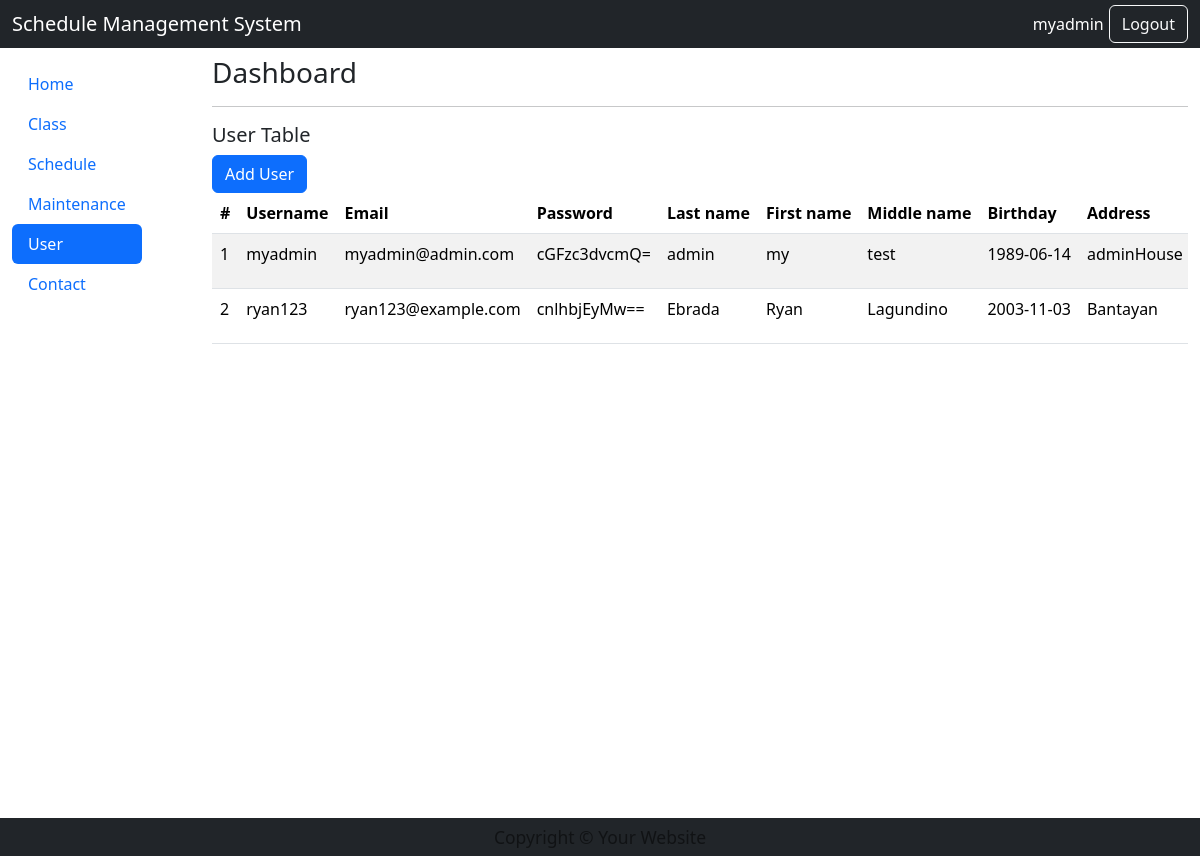
The app's page /Website/user.php (signed in), older data.
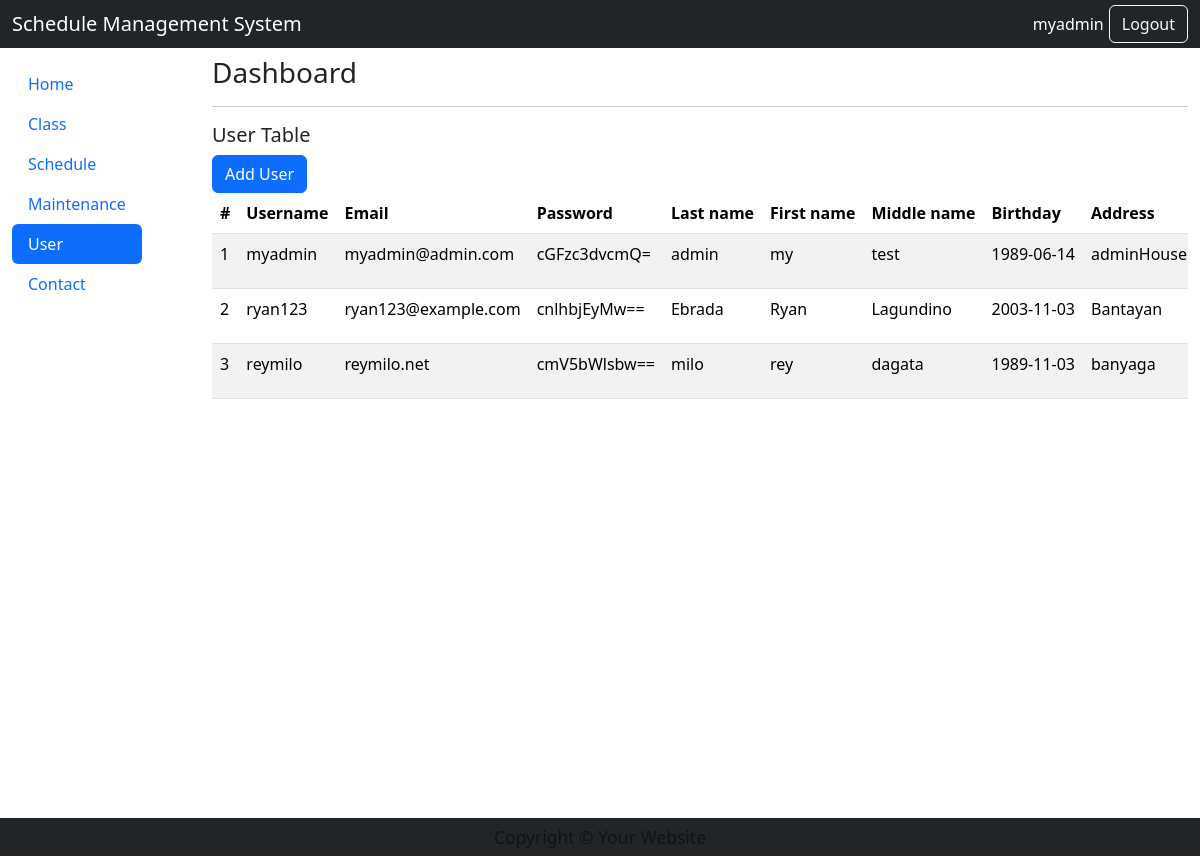
The same page, newer data.
### tables this page shows
CREATE TABLE `users` (
  `id` bigint(20) NOT NULL,
  `username` varchar(255) NOT NULL,
  `email` varchar(255) NOT NULL,
  `password` text NOT NULL,
  `lastname` varchar(255) NOT NULL,
  `firstname` varchar(255) NOT NULL,
  `middlename` varchar(255) NOT NULL,
  `birthday` text NOT NULL,
  `address` text NOT NULL,
  `mobile` text NOT NULL,
  `lastlogin` bigint(20) NOT NULL,
  `datecreated` bigint(20) NOT NULL
);

### Website/user.php (the view, shortened to what this page needs)
<!DOCTYPE html>
<html lang="en">
<head>
    <link rel="stylesheet" href="css/home.css">
    <link rel="stylesheet" href="https://cdn.jsdelivr.net/npm/bootstrap-icons@1.11.3/font/bootstrap-icons.min.css">
    <link href="https://cdn.jsdelivr.net/npm/bootstrap@5.3.3/dist/css/bootstrap.min.css" rel="stylesheet">
    <link rel="stylesheet" href="https://cdn.datatables.net/2.1.8/css/dataTables.dataTables.css" />
</head>
<body>
    <div class="fixed-top">
        <nav class="navbar navbar-expand-lg bg-dark navbar-dark py-1">
            <div class="container-fluid">
            <a class="navbar-brand" href="#">Schedule Management System</a>
                <?php if (isset($_SESSION['use'])): ?>
                    <div class="d-flex align-items-center">
                        <p class="mb-0 mr-3 text-white "style="padding: 0 5px;"><?php echo $_SESSION['use']; ?></p>
                        <a href="logout.php" class="btn btn-outline-light">Logout</a>
                    </div>
                <?php else: ?>
                    <a href="login.php" class="btn btn-outline-light">Login</a>
                <?php endif; ?>
            </div>
        </nav>
    </div>
    <div class="container-fluid content-padding">
        <div class="row flex-nowrap">
            <div class="col-auto col-md-3 col-xl-2 px-sm-2 px-0 bg-white Sidebar">
                <div class="d-flex flex-column align-items-center align-items-sm-start pt-2 min-vh-100 ">
                    <ul class="nav nav-pills flex-column ms-1">
                    <li class="nav-item"><a class="nav-link" href="home.php">Home</a></li>
                        <li class="nav-item"><a class="nav-link" href="class.php">Class</a></li>
                        <li class="nav-item"><a class="nav-link" href="schedule.php">Schedule</a></li>
                        <li class="nav-item"><a class="nav-link" href="maintenance.php">Maintenance</a></li>
                        <li class="nav-item"><a class="nav-link active" href="user.php">User</a></li>
                        <li class="nav-item"><a class="nav-link" href="contact.php">Contact</a></li>
                    </ul>
                </div>
            </div>
            <div class="col-lg-10">
                <div class="row">
                    <div class="col-12">
                        <h3>Dashboard</h3>
                        <hr>
                        <h5>User Table</h5>
                        <div class="table-responsive">
                            <button type="button" class="btn btn-primary" data-bs-toggle="modal" data-bs-target="#addUserModal">Add User</button>
                            <table class="table table-striped" id="testtable" >
                                <thead class="thead-dark">
                                    <tr>
                                        <th>#</th>
                                        <th>Username</th>
                                        <th>Email</th>
                                        <th>Password</th>
                                        <th>Last name</th>
                                        <th>First name</th>
                                        <th>Middle name</th>
                                        <th>Birthday</th>
                                        <th>Address</th>
                                    </tr>
                                </thead>
                                <tbody>
                                    <?php
                                    include('config.php');
                                    $sql = "SELECT id, username, email, password, lastname, firstname, middlename, birthday, address, mobile, lastlogin, datecreated FROM users";
                                    $result = $conn->query($sql);
                                    if ($result && $result->num_rows > 0) {
                                        while ($row = mysqli_fetch_assoc($result)) {
                                            echo "<tr>
                                                    <td>{$row['id']}</td>
                                                    <td>{$row['username']}</td>
                                                    <td>{$row['email']}</td>
                                                    <td>{$row['password']}</td>
                                                    <td>{$row['lastname']}</td>
                                                    <td>{$row['firstname']}</td>
                                                    <td>{$row['middlename']}</td>
                                                    <td>{$row['birthday']}</td>
                                                    <td>{$row['address']}</td>
                                                    <td>{$row['mobile']}</td>
                                                    <td>{$row['lastlogin']}</td>
                                                    <td>
                                                        <form method='POST' action=''>
                                                            <input type='hidden' name='id' value='{$row['id']}'>
                                                            <button type='submit' name='remove' class='btn btn-danger'>Remove</button>
                                                            <a href='edit.php?id={$row['id']}' class='btn btn-primary'>Edit</a>
                                                        </form>
                                                    </td>
                                                </tr>";
                                        }
                                    } else {
                                        echo "<tr><td colspan='12' class='text-center'>No records found</td></tr>";
                                    }
                                    ?>
                                </tbody>
                            </table>
                        </div>
                    </div>
                </div>
            </div>
        </div>
    </div>
    <footer class="footer fixed-bottom flex-shrink-0 py-1 bg-dark text-white-50">
        <div class="container text-center">
            <span class="lead text-black-50">
                <small>Copyright &copy; Your Website</small>
            </span>
        </div>
    </footer>
</body>
</html>

### Website/css/home.css (style rules this page uses)
.Sidebar { margin-top: 1em; background-color: #ffd000; }
body { background-color: #a57878; }
.content-padding { margin-top: 56px; }
table { display: block; overflow-x: auto; white-space: nowrap; }

Row changes from the older to the newer data that the page shows:
added users: id "3", username "reymilo", email "reymilo.net", password "cmV5bWlsbw==", lastname "milo", firstname "rey", middlename "dagata", birthday "1989-11-03", address "banyaga"
